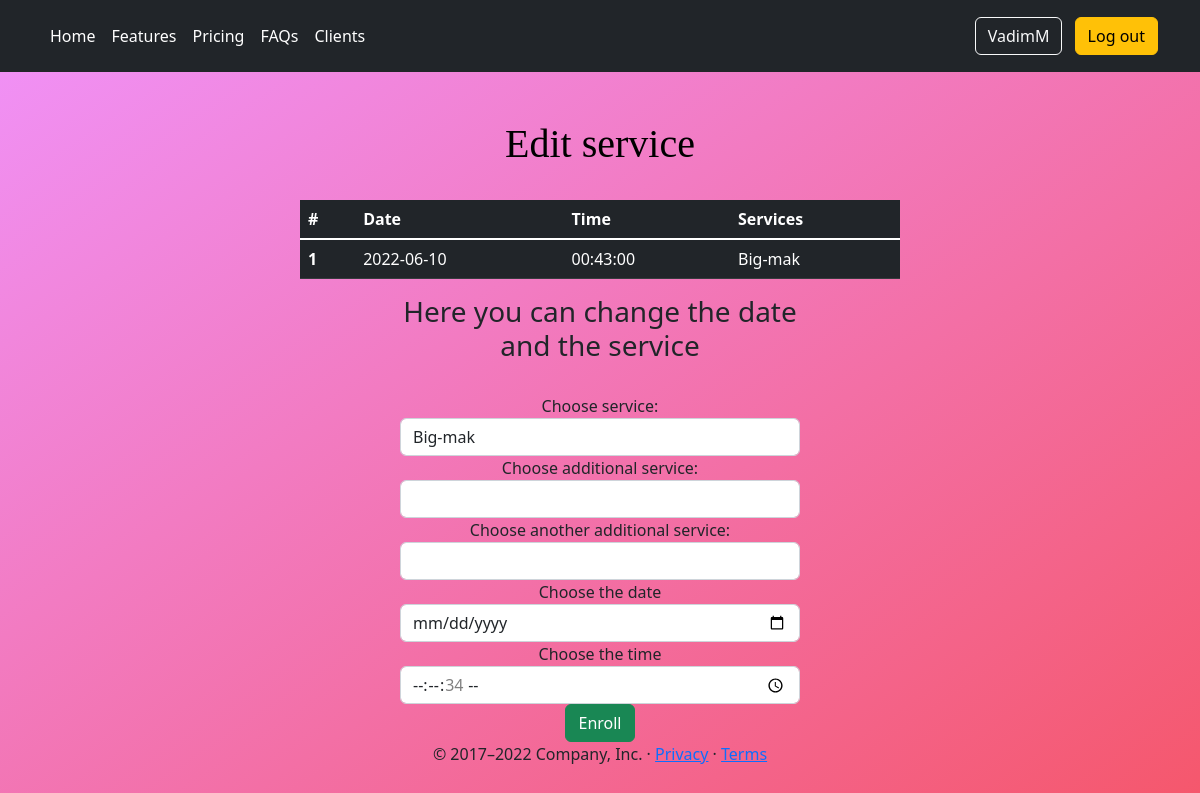
Screenshot of /edit_service/1 (signed in) with the database file from the repository.
### app/models.py (models this page shows, shortened)
class User(UserMixin, db.Model):
    __tablename__ = 'user'
    id = db.Column(db.Integer, primary_key=True)
    username = db.Column(db.String(64), index=True, unique=True)
    phone_number = db.Column(db.String(120), index=True, unique=True)
    password_hash = db.Column(db.String(128))
    about_me = db.Column(db.String(140))  # TODO does this really need
    last_seen = db.Column(db.DateTime, default=datetime.now)
    services = db.relationship('Service', backref='client', lazy='dynamic')

class Service(db.Model):
    __tablename__ = 'service'
    id = db.Column(db.Integer, primary_key=True)
    service1 = db.Column(db.String(60), index=True, nullable=False)
    service2 = db.Column(db.String(60), index=True)
    service3 = db.Column(db.String(60), index=True)
    service_date = db.Column(db.Date, index=True, nullable=False)  # TODO service date\time
    service_time = db.Column(db.Time, index=True, nullable=False)
    user_id = db.Column(db.Integer, db.ForeignKey('user.id'))

### app/routes.py (the view, shortened to what this page needs)
@app.route('/edit_service/<int:service_id>', methods=['GET', 'POST'])
@login_required
def edit_service(service_id):
    service = Service.query.filter_by(id=service_id).first()
    form = Services()
    return render_template('edit_service.html', title='Edit service', form=form, user=current_user, service=service)

### app/forms.py
class Services(FlaskForm):
    service1 = SelectField('Choose service:', choices=['Big-mak', 'Chicken Burger', 'Cheeseburger'])
    service2 = SelectField('Choose additional service:', choices=['', 'Coke-cola', 'Pepsi', 'Fanta'],
                           validate_choice=False)
    service3 = SelectField('Choose another additional service:', choices=['', 'At the place', 'To Go', 'Delivery'],
                           validate_choice=False)
    service_date = DateField('Choose the date', validators=[InputRequired()],
                             format='%Y-%m-%d', render_kw={"min": datetime.now().date()})
    service_time = TimeField('Choose the time', validators=[InputRequired()],
                             format='%H:%M', render_kw={"min": datetime.now().time()})
    submit = SubmitField('Enroll', render_kw={'class': 'btn btn-info'})

### app/models.py (called while the page is built)
@login.user_loader
def load_user(id):
    return User.query.get(int(id))

### app/routes.py (called while the page is built)
@app.before_request
def before_request():
    if current_user.is_authenticated:
        current_user.last_seen = datetime.today()
        db.session.commit()

### app/templates/edit_service.html (shortened to what this page needs)
{% extends "base.html" %}
{% import "bootstrap/wtf.html" as wtf %}
{% block body %}
<br><br><h1>Edit service</h1><br>
 <table class="table table-dark">
        <thead>
        <tr>
            <th scope="col">#</th>
            <th scope="col">Date</th>
            <th scope="col">Time</th>
            <th scope="col">Services</th>
        </tr>
        </thead>
        <tbody class="table-group-divider">
        <tr>
            {% if user == current_user %}
            <th scope="row">{{ service.id }}</th>
            <td>{{ service.service_date }}</td>
            <td>{{ service.service_time }}</td>
            <td>{{ service.service1 }} {{ service.service2 }} {{ service.service3 }}</td>
            {% endif %}
        </tr>
        </tbody>
    </table>
    <form action="" method="post">
        <h3><label>Here you can change the date and the service</label></h3><br>
        {{ wtf.quick_form(form, button_map={'submit': 'success'}) }}
    </form>{% endblock %}
{% block footer%}
    <footer class="container">
        <p>&copy; 2017–2022 Company, Inc. &middot; <a href="#">Privacy</a> &middot; <a href="#">Terms</a></p>
    </footer>
{% endblock %}

### app/templates/base.html (shortened to what this page needs)
<html lang="en">
<head>
    {% block style %}
    <link href="{{ url_for('static', filename='css/carousel.css')}}" rel="stylesheet">
    {% endblock %}
</head>
<body>
{% block header %}
<header class="p-3 bg-dark text-white">
    <div class="container">
        <div class="d-flex flex-wrap align-items-center justify-content-center justify-content-lg-start">
            <ul class="nav col-12 col-lg-auto me-lg-auto mb-2 justify-content-center mb-md-0">
                <li><a href="/" class="nav-link px-2 text-white">Home</a></li>
                <li><a href="#" class="nav-link px-2 text-white">Features</a></li>
                <li><a href="/pricing" class="nav-link px-2 text-white">Pricing</a></li>
                <li><a href="#" class="nav-link px-2 text-white">FAQs</a></li>
                <li><a href="/clients" class="nav-link px-2 text-white">Clients</a></li>
            </ul>
            <div class="text-end">
                {% if current_user.is_anonymous %}
                <a class="btn btn-outline-light me-2" href="{{ url_for('login') }}" role="button">Log in</a>
                <a class="btn btn-warning" href="{{ url_for('register') }}" role="button">Register</a>
                {% else %}
                <a class="btn btn-outline-light me-2" href="{{ url_for('user', username=current_user.username) }}"
                   role="button">{{ current_user.username }}</a>
                <a class="btn btn-warning" href="{{ url_for('logout') }}" role="button">Log out</a>
                {% endif %}
            </div>
        </div>
    </div>
</header>
{% endblock %}
<main>
    {% block body %}{% endblock %}
    {% block footer %}{% endblock %}
</main>
</body>
</html>

### app/templates/edit_service.html (style rules this page uses)
body { background: linear-gradient(to bottom right, rgba(240, 147, 251, 1), rgba(245, 87, 108, 1)) }
main { vertical-align:middle; margin: 0 auto; vertical-align:middle; max-width: 600px; padding: auto; text-align: center; }
h1 { color : #000000; text-align : center; font-family: "SIMPSON"; }
form { margin: 0 auto; padding: auto; text-align: center; max-width: 400px; btn: btn-warning }

### rows the page displays
User: username "VadimM"
Service: id "1", service_date "2022-06-10", service_time "00:43:00", service1 "Big-mak"
